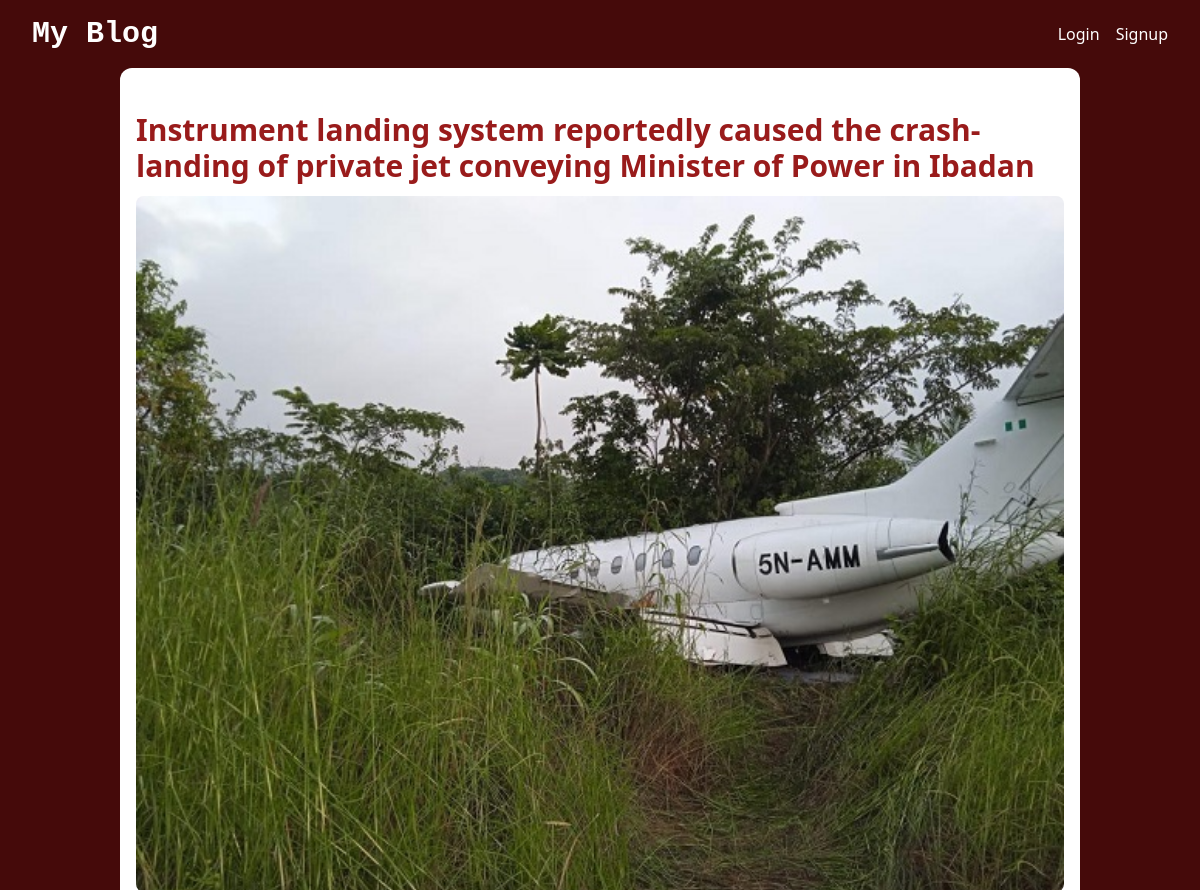
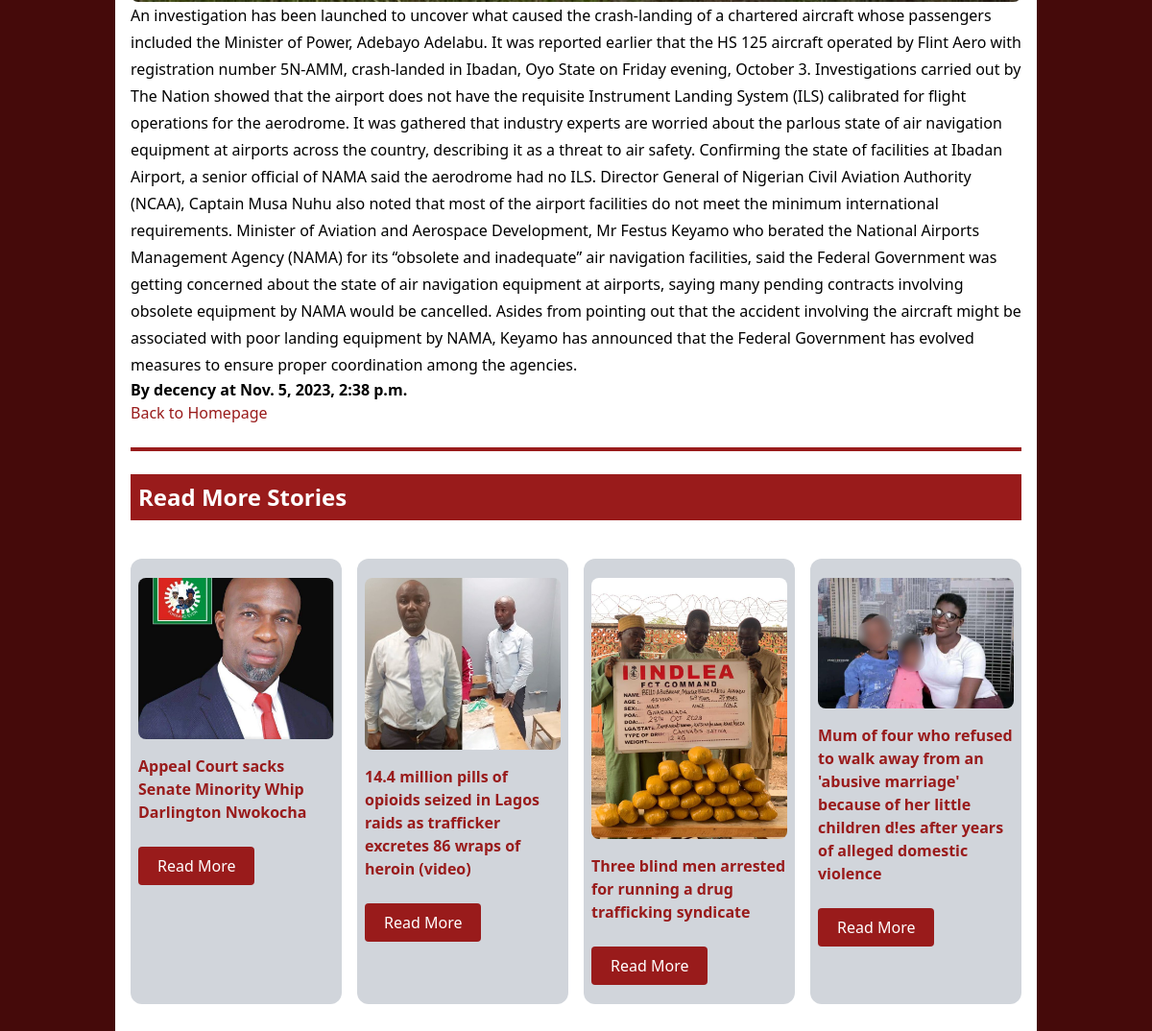
The page /full_post/6/ on the database its author committed (2 pictures, top to bottom).
### blog/models.py (models this page shows, shortened)
class Post(models.Model):
    title = models.CharField(max_length=200)
    content = models.TextField()
    pub_date = models.DateTimeField(auto_now_add=True)
    thumbnail = models.ImageField(upload_to='thumbnails/', null=True, blank=True)
    user = models.ForeignKey(User, on_delete=models.CASCADE, default=1)

### blog/views.py (the view)
# urls.py: path('full_post/<int:post_id>/', views.full_post, name='full_post'),
def full_post(request, post_id):
    post = get_object_or_404(Post, pk=post_id)
    latest_posts = Post.objects.filter(user=post.user).exclude(pk=post_id).order_by('-pub_date')[:4]
    context = {
        'post': post,
        'latest_posts': latest_posts,
    }
    return render(request, 'blog/full_post.html', context)

### blog/templates/blog/full_post.html
{% extends 'base.html' %}
{% block content %}
<div class="w-4/5 bg-white text-black mx-auto px-4 py-8 rounded-xl">
    <h2 class="text-3xl font-bold my-3 text-red-800">{{ post.title }}</h2>
    <img src="{{ post.thumbnail.url }}" alt="{{ post.title }} Thumbnail" class="w-full rounded-lg" />
    <p class="leading-7">{{ post.content }}</p>
    <span class="font-semibold text-sm md:text-base">By {{ post.user }} at {{ post.pub_date }}</span><br>
    <a href="{% url 'homepage' %}" class="text-red-800 hover:underline">Back to Homepage</a>
    <hr class="bg-red-800 h-1 border-none my-6">
    <h3 class="text-2xl font-semibold mt-5 bg-red-800 w-full text-white p-2">Read More Stories</h3>
    <div class="grid grid-cols-1 sm:grid-cols-2 md:grid-cols-4 gap-4">
        {% for latest_post in latest_posts %}
        <div class="post px-2 my-6 sm:my-10 py-5 rounded-xl bg-gray-300 text-black space-y-4 h-auto overflow-hidden relative">
            <img src="{{ latest_post.thumbnail.url }}" alt="{{ latest_post.title }} Thumbnail" class="w-full rounded-lg" />
            <h4 class="text-red-800 font-semibold">{{ latest_post.title }}</h4>
            <a href="{% url 'full_post' latest_post.id %}">
                <button class="bg-red-800 hover:bg-red-400 text-white px-5 py-2 rounded mt-4 sm:mt-6">Read More</button>
            </a>
        </div>
        {% endfor %}
    </div>
</div>
{% endblock %}

### rows shown on the page
Post: title "Instrument landing system reportedly caused the crash-landing of private jet conveying Minister of Power in Ibadan", thumbnail (picture), content "An investigation has been launched to uncover what caused the crash-landing of a chartered aircraft whose passengers included the Minister of Power, Adebayo Adelabu. It was reported earlier that the HS 125 aircraft operated by Flint Aero with registration number 5N-AMM, crash-landed in Ibadan, Oyo State on Friday evening, October 3. Investigations carried out by The Nation showed that the airport does not have the requisite Instrument Landing System (ILS) calibrated for flight operations for the aerodrome. It was gathered that industry experts are worried about the parlous state of air navigation equipment at airports across the country, describing it as a threat to air safety. Confirming…", user "decency", pub_date "Nov. 5, 2023, 2:38 p.m."
Post: thumbnail (picture), title "Appeal Court sacks Senate Minority Whip Darlington Nwokocha"
Post: thumbnail (picture), title "14.4 million pills of opioids seized in Lagos raids as trafficker excretes 86 wraps of heroin (video)"
Post: thumbnail (picture), title "Three blind men arrested for running a drug trafficking syndicate"
Post: thumbnail (picture), title "Mum of four who refused to walk away from an 'abusive marriage' because of her little children d!es after years of alleged domestic violence"
